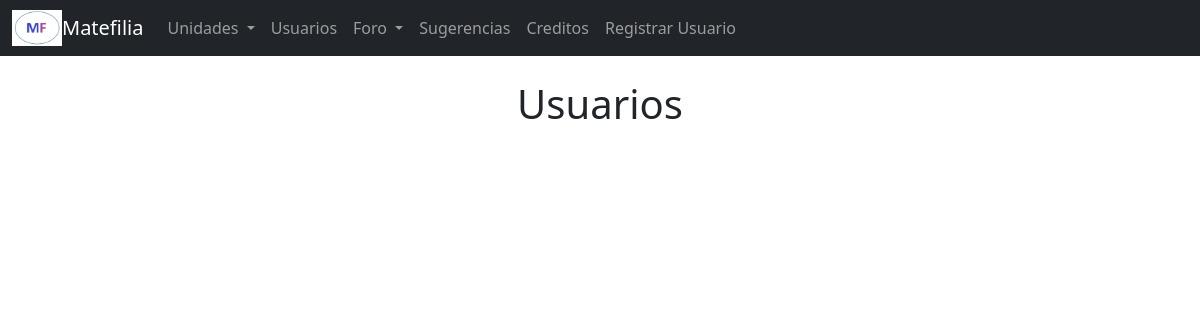
The app's page /usuarios/, older data.
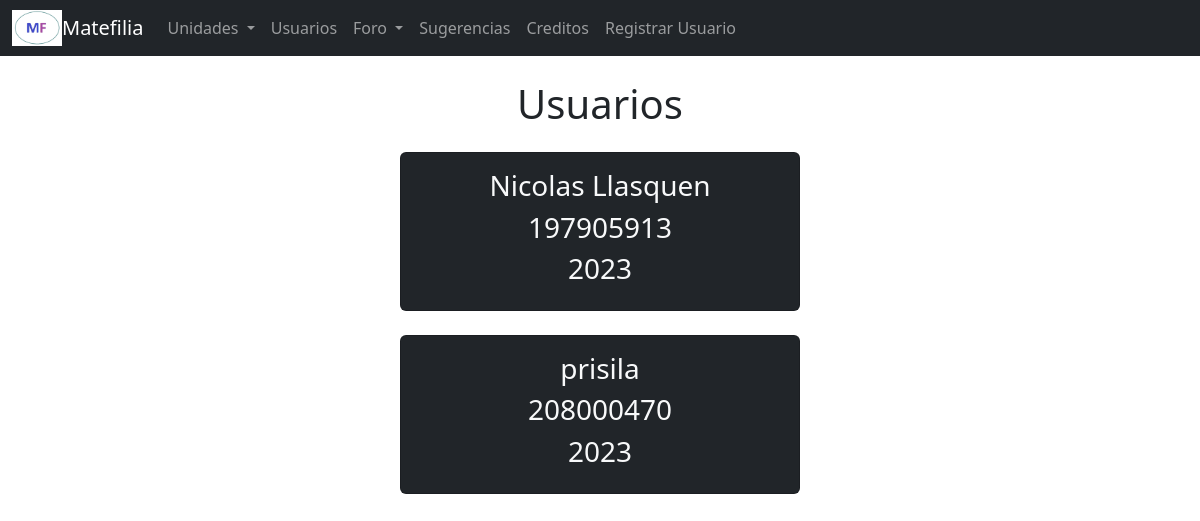
The same page, newer data.
### aplicacion3/models.py (models this page shows, shortened)
class Usuario(models.Model):
    nombre = models.CharField(max_length=100)
    rut = models.IntegerField()
    añoAcad = models.CharField(max_length=50)

### aplicacion3/views.py (the view)
# urls.py: path('', views.usuarios, name='usuarios'),
def usuarios(request):
    todoUsuarios = Usuario.objects.all()
    return render(request, 'ap3/usuarios.html', {'usuarios': todoUsuarios})

### templates/ap3/usuarios.html
{% extends 'layout/base.html' %}{% block content %}
<div class="container text-center my-4"><h1>Usuarios</h1></div>
<div class="col-md-4 offset-md-4">
  {% for usuarios in usuarios %}
  <div class="card card-body bg-dark text-center text-light my-4">
    <div>
      <h3>{{ usuarios.nombre }}</h3>
    </div>
    <div>
      <h3>{{ usuarios.rut }}</h3>
    </div>
    <div>
      <h3>{{ usuarios.añoAcad }}</h3>
    </div>
  </div>
  {% endfor %}
</div>
{% endblock content %}

Row changes from the older to the newer data that the page shows:
added Usuario: nombre "Nicolas Llasquen", rut "197905913", añoAcad "2023"
added Usuario: nombre "prisila", rut "208000470", añoAcad "2023"
